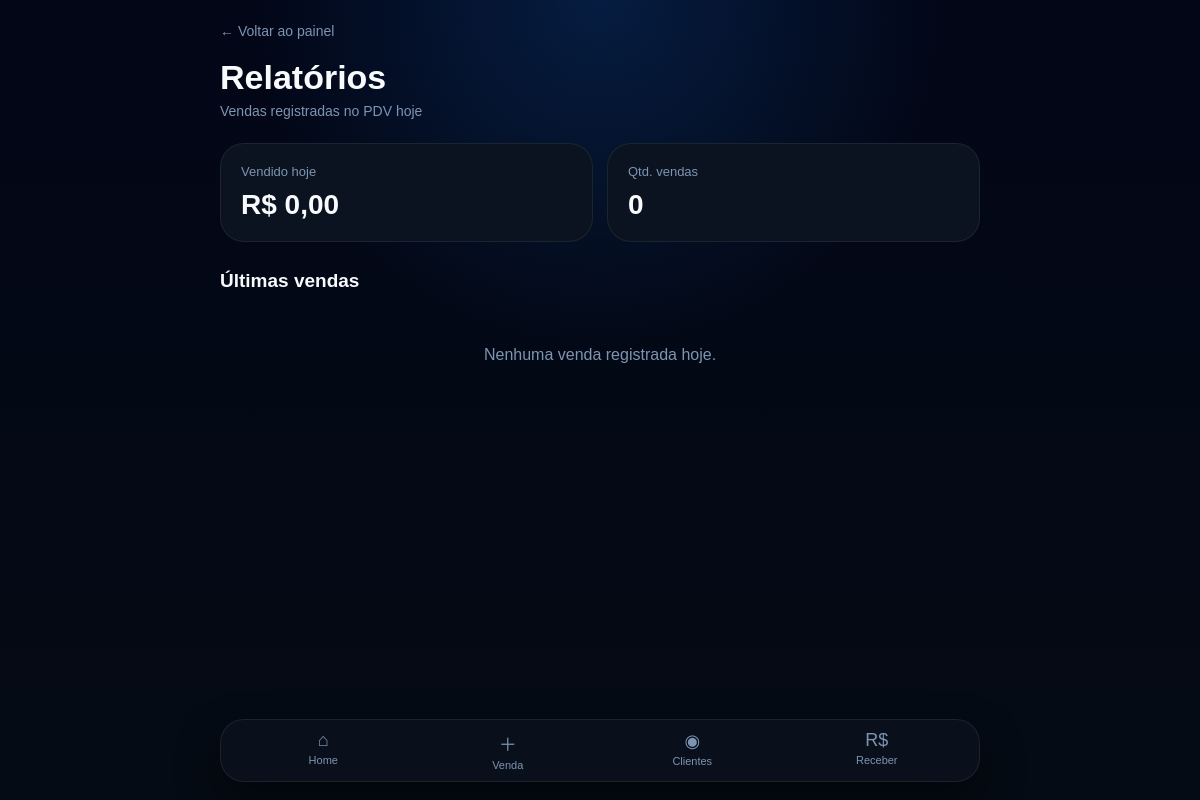
Page /relatorios on the earlier database version.
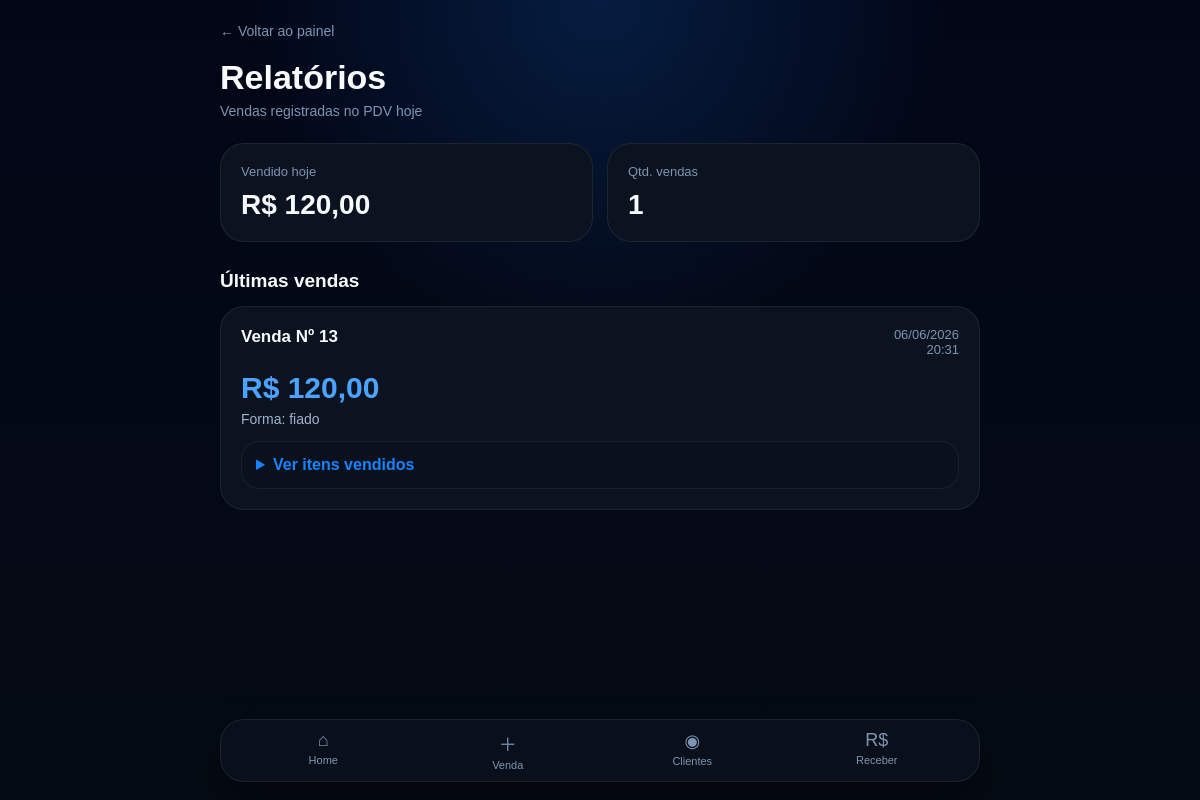
Same page on the later database version.
### tables this page shows
CREATE TABLE vendas (
    id INTEGER PRIMARY KEY AUTOINCREMENT,
    data_hora TEXT,
    valor_total REAL,
    forma_pagamento TEXT
);

### backend/app.py (the view)
@app.get("/relatorios")
def pagina_relatorios(request: Request):
    from datetime import datetime, timedelta
    hoje = (datetime.utcnow() - timedelta(hours=3)).strftime("%Y-%m-%d")
    conexao = sqlite3.connect(BANCO)
    cursor = conexao.cursor()
    cursor.execute("""
        SELECT id, data_hora, valor_total, forma_pagamento
        FROM vendas
        WHERE date(data_hora) = ?
        ORDER BY data_hora DESC
    """, (hoje,))
    vendas = cursor.fetchall()
    vendas_com_itens = []
    for venda in vendas:
        venda_id = venda[0]
        cursor.execute("""
            SELECT descricao, quantidade, preco_unitario, subtotal
            FROM itens_venda
            WHERE venda_id = ?
        """, (venda_id,))
        itens = cursor.fetchall()
        vendas_com_itens.append({
            "venda": venda,
            "itens": itens
        })
    cursor.execute("""
        SELECT SUM(valor_total)
        FROM vendas
        WHERE date(data_hora) = ?
    """, (hoje,))
    total_vendido = cursor.fetchone()[0] or 0
    cursor.execute("""
        SELECT COUNT(*)
        FROM vendas
        WHERE date(data_hora) = ?
    """, (hoje,))
    quantidade_vendas = cursor.fetchone()[0] or 0
    conexao.close()
    return templates.TemplateResponse(
        request,
        "relatorios.html",
        {
            "vendas": vendas_com_itens,
            "total_vendido": total_vendido,
            "quantidade_vendas": quantidade_vendas,
            "hoje": hoje
        }
    )

### backend/templates/relatorios.html (shortened to what this page needs)
<!DOCTYPE html>
<html lang="pt-BR">
<head>
</head>
<body>
<div class="container">
    <a class="voltar-topo" href="/">
        ← Voltar ao painel
    </a>
    <h1>Relatórios</h1>
    <div class="subtitulo">
        Vendas registradas no PDV hoje
    </div>
    <section class="resumo">
        <div class="card-resumo">
            <div class="label">Vendido hoje</div>
            <div class="valor">
                R$ {{ "%.2f"|format(total_vendido or 0)|replace(".", ",") }}
            </div>
        </div>
        <div class="card-resumo">
            <div class="label">Qtd. vendas</div>
            <div class="valor">
                {{ quantidade_vendas }}
            </div>
        </div>
    </section>
    <div class="section-title">
        Últimas vendas
    </div>
    {% if vendas %}
        {% for registro in vendas %}
            {% set venda = registro.venda %}
            <div class="venda">
                <div class="venda-topo">
                    <div class="venda-numero">
                        Venda Nº {{ venda[0] }}
                    </div>
                    <div class="data">
                        {{ venda[1][8:10] }}/{{ venda[1][5:7] }}/{{ venda[1][0:4] }}
                        <br>
                        {{ venda[1][11:16] }}
                    </div>
                </div>
                <div class="total">
                    R$ {{ "%.2f"|format(venda[2] or 0)|replace(".", ",") }}
                </div>
                <div class="forma">
                    Forma: {{ venda[3] or "Não informado" }}
                </div>
                <details>
                    <summary>Ver itens vendidos</summary>
                </details>
            </div>
        {% endfor %}
    {% else %}
        <div class="empty">
            Nenhuma venda registrada hoje.
        </div>
    {% endif %}
</div>
<nav class="bottom-nav">
    <a class="nav-item" href="/">
        <span class="nav-icon">⌂</span>
        Home
    </a>
    <a class="nav-item" href="/nova-venda">
        <span class="nav-icon">＋</span>
        Venda
    </a>
    <a class="nav-item" href="/clientes">
        <span class="nav-icon">◉</span>
        Clientes
    </a>
    <a class="nav-item" href="/receber-pagamento">
        <span class="nav-icon">R$</span>
        Receber
    </a>
</nav>
</body>
</html>

Differences in the rows shown:
added vendas: id "13", data_hora "06", data_hora "06", data_hora "2026", data_hora "20:31", valor_total "120,00", forma_pagamento "fiado"
Other differences:
{{ "%.2f"|format(total_vendido or 0)|replace(".", ",") }}: "0,00" → "120,00"
{{ quantidade_vendas }}: "0" → "1"
new list line: "Venda Nº / / R$ Forma: Ver itens vendidos"
text no longer shown: "Nenhuma venda registrada hoje."
